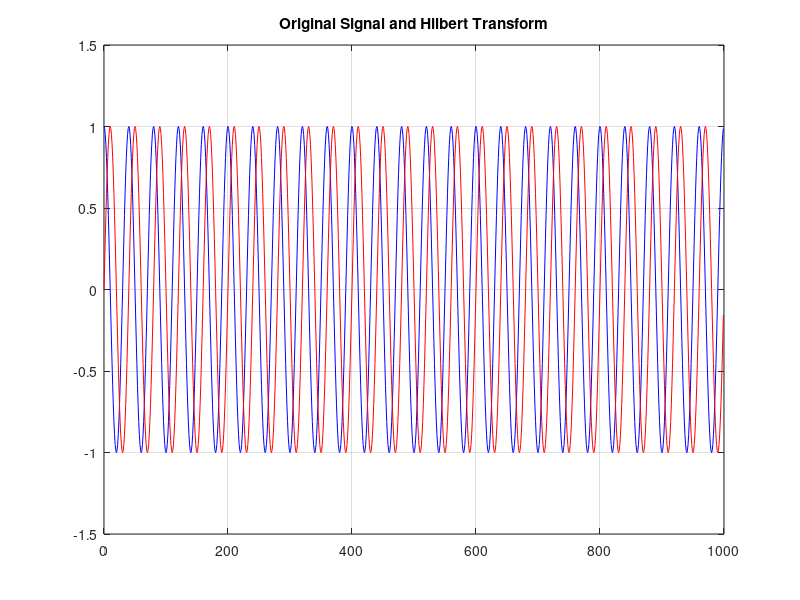
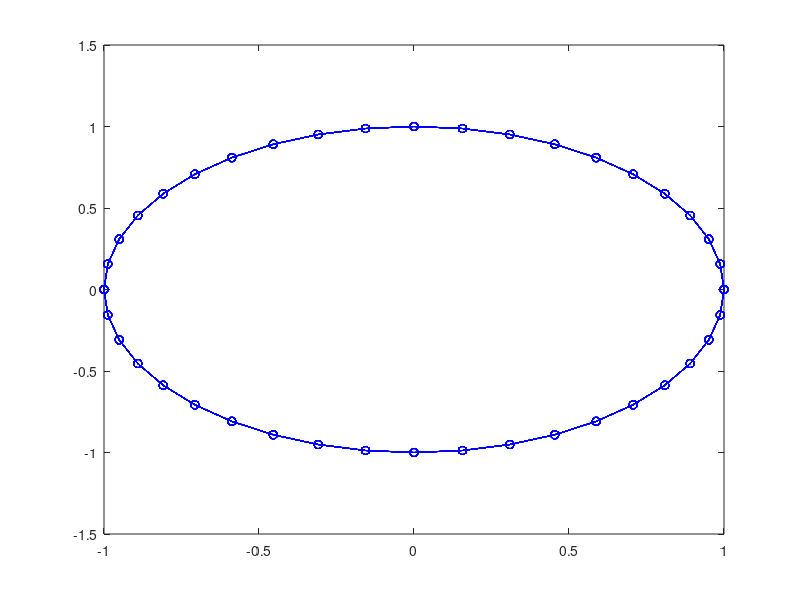
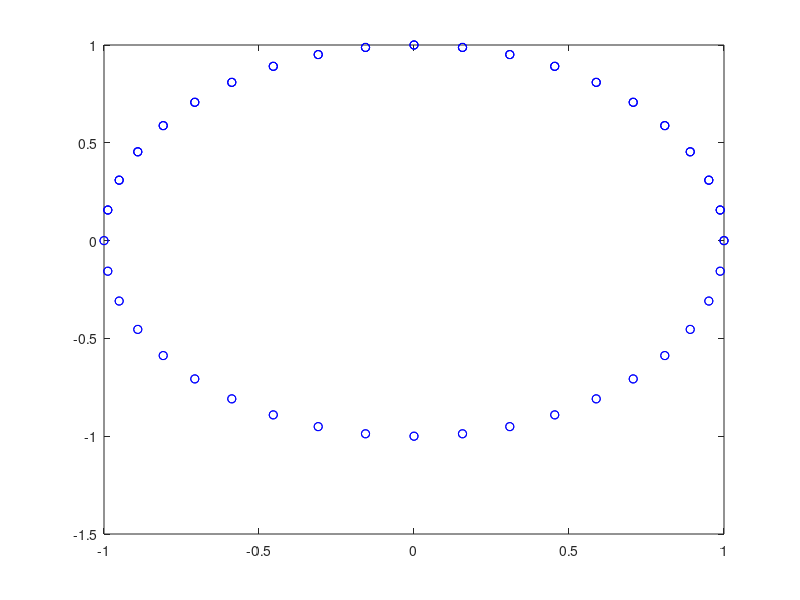
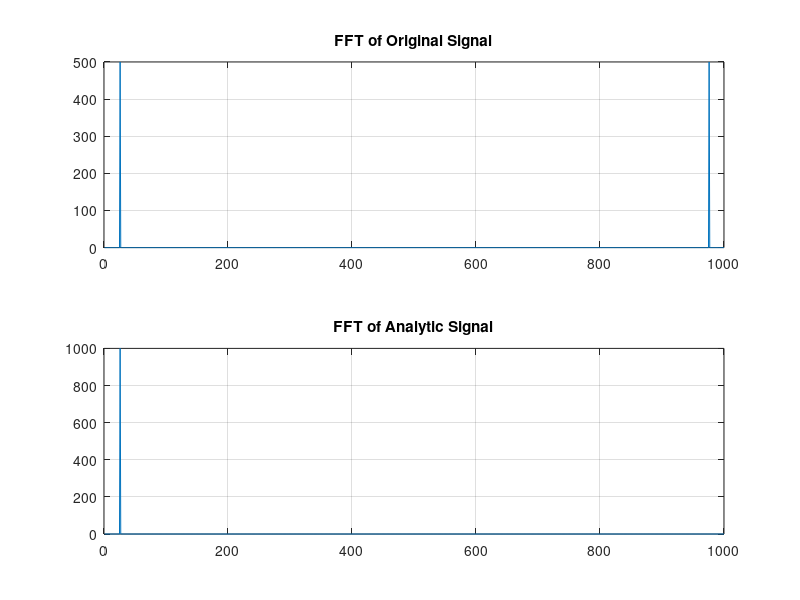

Write MATLAB code to recreate these figures, in order. (Note: this script raises an error after producing the figures.)
clear; close all;

Nx=1000; fs=2000; f0=fs/40; x = cos(2 * pi * (f0 / fs) * (0:Nx-1));
xa1 = hilbert(x);


X = fft(x);

X=fft(x);
n=1:Nx/2; X(n)=-j*X(n); % positive frequencies
X(1)=0; X(Nx/2+1)=0;
n=Nx/2+2:Nx; X(n)= j*X(n); % negative frequencies
xH=real(ifft(X));
xa2=x+j*xH; % analytic signal


% Plotting the original signal and its Hilbert transform
figure(1); plot(0:Nx-1, x, 'b', 0:Nx-1, xH, 'r'); 
title('Original Signal and Hilbert Transform');
grid on;

figure(2); plot(x,xH,'bo-')

figure; 
for n=1:100 
    
    plot(x(n),xH(n),'bo'); hold on; pause(0.05); 
end

X = fft(x)
xa=xa2;
Xa = fft(xa)

% Display FFTs
figure;
subplot(2,1,1);
plot(abs(X));
title('FFT of Original Signal');
grid on;

subplot(2,1,2);
plot(abs(Xa));
title('FFT of Analytic Signal');
grid on;


[speech, fs_speech] = audioread('speech8000.wav');
Nx_speech = length(speech);


xa1_speech = hilbert(speech);
X_speech = fft(speech);
Xa_speech = fft(xa1_speech);


figure;
subplot(2,1,1); plot(abs(X_speech));
title('FFT of Original Speech Signal');
grid on;

subplot(2,1,2); plot(abs(Xa_speech));
title('FFT of Analytic Speech Signal');
grid on;

